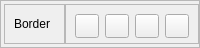
                <widget class="QFrame" name="frame_33">
                 <property name="maximumSize">
                  <size>
                   <width>16777213</width>
                   <height>48</height>
                  </size>
                 </property>
                 <property name="frameShape">
                  <enum>QFrame::StyledPanel</enum>
                 </property>
                 <property name="frameShadow">
                  <enum>QFrame::Raised</enum>
                 </property>
                 <layout class="QHBoxLayout" name="horizontalLayout_84">
                  <property name="spacing">
                   <number>0</number>
                  </property>
                  <property name="leftMargin">
                   <number>3</number>
                  </property>
                  <property name="topMargin">
                   <number>0</number>
                  </property>
                  <property name="rightMargin">
                   <number>0</number>
                  </property>
                  <property name="bottomMargin">
                   <number>0</number>
                  </property>
                  <item>
                   <widget class="QFrame" name="panelsBackground_51">
                    <property name="maximumSize">
                     <size>
                      <width>16777215</width>
                      <height>40</height>
                     </size>
                    </property>
                    <property name="styleSheet">
                     <string notr="true"/>
                    </property>
                    <property name="frameShape">
                     <enum>QFrame::StyledPanel</enum>
                    </property>
                    <property name="frameShadow">
                     <enum>QFrame::Raised</enum>
                    </property>
                    <layout class="QHBoxLayout" name="horizontalLayout_85">
                     <item>
                      <widget class="QLabel" name="label_53">
                       <property name="maximumSize">
                        <size>
                         <width>16777215</width>
                         <height>40</height>
                        </size>
                       </property>
                       <property name="text">
                        <string>Border</string>
                       </property>
                      </widget>
                     </item>
                    </layout>
                   </widget>
                  </item>
                  <item>
                   <widget class="QFrame" name="panelsBackground_52">
                    <property name="maximumSize">
                     <size>
                      <width>16777215</width>
                      <height>40</height>
                     </size>
                    </property>
                    <property name="styleSheet">
                     <string notr="true"/>
                    </property>
                    <property name="frameShape">
                     <enum>QFrame::StyledPanel</enum>
                    </property>
                    <property name="frameShadow">
                     <enum>QFrame::Raised</enum>
                    </property>
                    <layout class="QHBoxLayout" name="horizontalLayout_86">
                     <item>
                      <widget class="QPushButton" name="headerBorderColor1">
                       <property name="minimumSize">
                        <size>
                         <width>24</width>
                         <height>24</height>
                        </size>
                       </property>
                       <property name="maximumSize">
                        <size>
                         <width>24</width>
                         <height>24</height>
                        </size>
                       </property>
                       <property name="text">
                        <string/>
                       </property>
                      </widget>
                     </item>
                     <item>
                      <widget class="QPushButton" name="headerBorderColor2">
                       <property name="minimumSize">
                        <size>
                         <width>24</width>
                         <height>24</height>
                        </size>
                       </property>
                       <property name="maximumSize">
                        <size>
                         <width>24</width>
                         <height>24</height>
                        </size>
                       </property>
                       <property name="text">
                        <string/>
                       </property>
                      </widget>
                     </item>
                     <item>
                      <widget class="QPushButton" name="headerBorderColor3">
                       <property name="minimumSize">
                        <size>
                         <width>24</width>
                         <height>24</height>
                        </size>
                       </property>
                       <property name="maximumSize">
                        <size>
                         <width>24</width>
                         <height>24</height>
                        </size>
                       </property>
                       <property name="text">
                        <string/>
                       </property>
                      </widget>
                     </item>
                     <item>
                      <widget class="QPushButton" name="headerBorderColor4">
                       <property name="minimumSize">
                        <size>
                         <width>24</width>
                         <height>24</height>
                        </size>
                       </property>
                       <property name="maximumSize">
                        <size>
                         <width>24</width>
                         <height>24</height>
                        </size>
                       </property>
                       <property name="text">
                        <string/>
                       </property>
                      </widget>
                     </item>
                    </layout>
                   </widget>
                  </item>
                 </layout>
                </widget>
